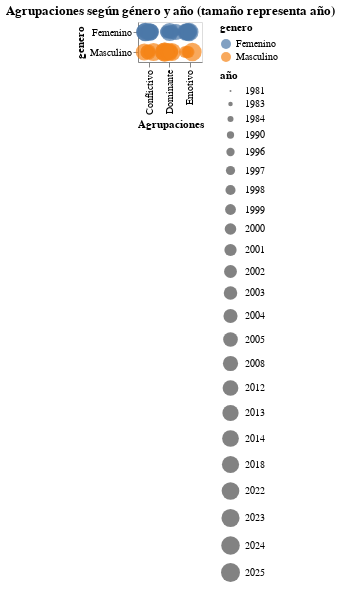

Source (notebook cell):
### Code cell
chart_alt = alt.Chart(df).mark_circle().encode(
    x='Agrupaciones:N',
    y='genero:N',
    size='año:O',
    color='genero:N',
    tooltip=['personaje', 'genero', 'Agrupaciones', 'año']
).transform_calculate(
    jitter="sqrt(-2*log(random()))*cos(2*PI*random())"
).encode(
    xOffset='jitter:Q'
).properties(
    title='Agrupaciones según género y año (tamaño representa año)'
)

chart_alt

### Figure 1 — Vega-Lite specification as saved in the notebook (floating-point values rounded to 4 significant figures)
{"config": {"view": {"continuousWidth": 300, "continuousHeight": 300}}, "data": {"name": "data-dc6edd14377c7f2879fd6ae60e64e24b"}, "mark": {"type": "circle"}, "encoding": {"color": {"field": "genero", "type": "nominal"}, "size": {"field": "año", "type": "ordinal"}, "tooltip": [{"field": "personaje", "type": "nominal"}, {"field": "genero", "type": "nominal"}, {"field": "Agrupaciones", "type": "nominal"}, {"field": "año", "type": "quantitative"}], "x": {"field": "Agrupaciones", "type": "nominal"}, "xOffset": {"field": "jitter", "type": "quantitative"}, "y": {"field": "genero", "type": "nominal"}}, "title": "Agrupaciones según género y año (tamaño representa año)", "transform": [{"calculate": "sqrt(-2*log(random()))*cos(2*PI*random())", "as": "jitter"}], "$schema": "https://vega.github.io/schema/vega-lite/v5.20.1.json", "datasets": {"data-dc6edd14377c7f2879fd6ae60e64e24b": [{"personaje": "Marcia Espínola", "genero": "Femenino", "roles": "Protagonista", "teleserie": "La madrastra", "genero-teleserie": "Drama", "canal": "T13", "año": 1981, "tipo-de-accion": "Regresa después de 20 años para demostrar su inocencia", "estado-civil": "Casado", "fuerza-actua": "Perjudicada", "Agrupaciones": "Conflictivo", "agrupaciones": "Placeholder"}, {"personaje": "Esteban San Lucas", "genero": "Masculino", "roles": "Protagonista", "teleserie": "La madrastra", "genero-teleserie": "Drama", "canal": "T13", "año": 1981, "tipo-de-accion": "Le miente a sus hijos y encierra a su esposa en la cárcel ", "estado-civil": "Casado", "fuerza-actua": "Poderoso", "Agrupaciones": "Dominante", "agrupaciones": "Placeholder"}, {"personaje": "Dalia Venezzia", "genero": "Femenino", "roles": "Protagonista", "teleserie": "La noche del cobarde", "genero-teleserie": "Drama", "canal": "T13", "año": 1983, "tipo-de-accion": "Busca venganza de quien la violó", "estado-civil": "Soltero", "fuerza-actua": "Justicia", "Agrupaciones": "Emotivo", "agrupaciones": "Placeholder"}, {"personaje": "Almiro Villarrobles ", "genero": "Masculino", "roles": "Antagonista", "teleserie": "La noche del cobarde", "genero-teleserie": "Drama", "canal": "T13", "año": 1983, "tipo-de-accion": "Vuelve al pueblo donde viejas culpas lo persiguen", "estado-civil": "Soltero", "fuerza-actua": "Justicia", "Agrupaciones": "Emotivo", "agrupaciones": "Placeholder"}, {"personaje": "Hernán Ugalde ", "genero": "Masculino", "roles": "Protagonista", "teleserie": "La torre 10", "genero-teleserie": "Drama", "canal": "TVN", "año": 1984, "tipo-de-accion": "Llega a la torre pero se enfrenta con su exesposa y diversos problemas", "estado-civil": "Viudo", "fuerza-actua": "Perjudicada", "Agrupaciones": "Conflictivo", "agrupaciones": "Placeholder"}, {"personaje": "Thelma Bernhardt", "genero": "Femenino", "roles": "Antagonista", "teleserie": "La torre 10", "genero-teleserie": "Drama", "canal": "TVN", "año": 1984, "tipo-de-accion": "Enamorada, cobra venganzas y daña para que esten con ella", "estado-civil": "Soltero", "fuerza-actua": "Venganza", "Agrupaciones": "Emotivo", "agrupaciones": "Placeholder"}, {"personaje": "Teresa Rodríguez", "genero": "Femenino", "roles": "Protagonista", "teleserie": "Las herederas", "genero-teleserie": "Drama", "canal": "T13", "año": 1984, "tipo-de-accion": "Debe recibirse de periodista para obtener la herencia", "estado-civil": "Soltero", "fuerza-actua": "Obligada", "Agrupaciones": "Emotivo", "agrupaciones": "Placeholder"}, {"personaje": "Patricia Duval", "genero": "Femenino", "roles": "Protagonista", "teleserie": "Las herederas", "genero-teleserie": "Drama", "canal": "T13", "año": 1984, "tipo-de-accion": "Debe casarse con Rafael para obtener la herencia ", "estado-civil": "Soltero", "fuerza-actua": "Obligada", "Agrupaciones": "Emotivo", "agrupaciones": "Placeholder"}, {"personaje": "Isadora Duval", "genero": "Femenino", "roles": "Protagonista", "teleserie": "Las herederas", "genero-teleserie": "Drama", "canal": "T13", "año": 1984, "tipo-de-accion": "Debe dejar su carrera e irse a vivir a una hacienda para obtener la herencia", "estado-civil": "Soltero", "fuerza-actua": "Obligada", "Agrupaciones": "Emotivo", "agrupaciones": "Placeholder"}, {"personaje": "Ana María Zelada", "genero": "Femenino", "roles": "Protagonista", "teleserie": "Las herederas", "genero-teleserie": "Drama", "canal": "T13", "año": 1984, "tipo-de-accion": "Debe vivir con su madre a la que no conoce para recibir la herencia ", "estado-civil": "Soltero", "fuerza-actua": "Obligada", "Agrupaciones": "Emotivo", "agrupaciones": "Placeholder"}, {"personaje": "Gilda Díaz-Steiner", "genero": "Femenino", "roles": "Protagonista", "teleserie": "Las herederas", "genero-teleserie": "Drama", "canal": "T13", "año": 1984, "tipo-de-accion": "Debe volver al país para obtener la herencia", "estado-civil": "Soltero", "fuerza-actua": "Obligada", "Agrupaciones": "Emotivo", "agrupaciones": "Placeholder"}, {"personaje": "Ladislao Duval", "genero": "Masculino", "roles": "Secundario", "teleserie": "Las herederas", "genero-teleserie": "Drama", "canal": "T13", "año": 1984, "tipo-de-accion": "Deja una herencia a mujeres que no compartían nada en común", "estado-civil": "Soltero", "fuerza-actua": "Poderoso", "Agrupaciones": "Dominante", "agrupaciones": "Placeholder"}, {"personaje": "Artemisa Mykonos ", "genero": "Femenino", "roles": "Protagonista", "teleserie": "Los títeres", "genero-teleserie": "Drama", "canal": "T13", "año": 1984, "tipo-de-accion": "Busca venganza de quien le hacia bullying toda su vida", "estado-civil": "Prometido", "fuerza-actua": "Perjudicada", "Agrupaciones": "Conflictivo", "agrupaciones": "Placeholder"}, {"personaje": "Adriana Godan", "genero": "Femenino", "roles": "Antagonista", "teleserie": "Los títeres", "genero-teleserie": "Drama", "canal": "T13", "año": 1984, "tipo-de-accion": "Trata de dañar a la protagonista con el poder y la belleza que tiene", "estado-civil": "Soltero", "fuerza-actua": "Poderoso", "Agrupaciones": "Dominante", "agrupaciones": "Placeholder"}, {"personaje": "Leo Castillo ", "genero": "Masculino", "roles": "Protagonista", "teleserie": "¿Te conté?", "genero-teleserie": "Drama", "canal": "T13", "año": 1990, "tipo-de-accion": "Debe escoger entre dos enamoradas", "estado-civil": "Soltero", "fuerza-actua": "Líder", "Agrupaciones": "Dominante", "agrupaciones": "Placeholder"}, {"personaje": "Federico Valdivieso", "genero": "Masculino", "roles": "Protagonista", "teleserie": "Sucupira ", "genero-teleserie": "Comedia", "canal": "TVN", "año": 1996, "tipo-de-accion": "Se postula a alcalde con un pésimo programa", "estado-civil": "Soltero", "fuerza-actua": "Poderoso", "Agrupaciones": "Dominante", "agrupaciones": "Placeholder"}, {"personaje": "Mariana Montero", "genero": "Femenino", "roles": "Protagonista", "teleserie": "Sucupira ", "genero-teleserie": "Comedia", "canal": "TVN", "año": 1996, "tipo-de-accion": "Se postula a alcalde para poder tener más poder", "estado-civil": "Viudo", "fuerza-actua": "Poderoso", "Agrupaciones": "Dominante", "agrupaciones": "Placeholder"}, {"personaje": "Emilio", "genero": "Masculino", "roles": "Protagonista", "teleserie": "Playa salvaje", "genero-teleserie": "Comedia", "canal": "TVN", "año": 1996, "tipo-de-accion": "Joven surfista que debe enfrentar sus traumas del pasado", "estado-civil": "En relación", "fuerza-actua": "Perjudicada", "Agrupaciones": "Conflictivo", "agrupaciones": "Placeholder"}, {"personaje": "Paulina ", "genero": "Femenino", "roles": "Protagonista", "teleserie": "Playa salvaje", "genero-teleserie": "Drama", "canal": "T13", "año": 1997, "tipo-de-accion": "Novia de emilio que se preocupa de él pero sus miedos la frenan", "estado-civil": "En relación", "fuerza-actua": "Enamorada", "Agrupaciones": "Emotivo", "agrupaciones": "Placeholder"}, {"personaje": "Gabriela Ossandón", "genero": "Femenino", "roles": "Antagonista", "teleserie": "Playa salvaje", "genero-teleserie": "Drama", "canal": "T13", "año": 1997, "tipo-de-accion": "Dueña de una empresa que la conecta con una fallecida de la playa", "estado-civil": "Soltero", "fuerza-actua": "Poderoso", "Agrupaciones": "Dominante", "agrupaciones": "Placeholder"}, {"personaje": "Vaitea Ahoa Tuki ", "genero": "Femenino", "roles": "Protagonista", "teleserie": "Iorana ", "genero-teleserie": "Comedia romántica", "canal": "TVN", "año": 1998, "tipo-de-accion": "Se quiere casar pero no puede por el padre de su novio", "estado-civil": "Prometido", "fuerza-actua": "Perjudicada", "Agrupaciones": "Conflictivo", "agrupaciones": "Placeholder"}, {"personaje": "Cristián", "genero": "Masculino", "roles": "Protagonista", "teleserie": "Iorana ", "genero-teleserie": "Comedia romántica", "canal": "TVN", "año": 1998, "tipo-de-accion": "Se quiere casar pero su padre vuelve a la isla y debe resolver los conflictos que dejo", "estado-civil": "Prometido", "fuerza-actua": "Perjudicada", "Agrupaciones": "Conflictivo", "agrupaciones": "Placeholder"}, {"personaje": "Catalina Chamorro", "genero": "Femenino", "roles": "Protagonista", "teleserie": "La fiera", "genero-teleserie": "Comedia romántica", "canal": "TVN", "año": 1999, "tipo-de-accion": "La quieren casar obligada pero se mantiene alejada por su fuerte carácter", "estado-civil": "Soltero", "fuerza-actua": "Obligada", "Agrupaciones": "Emotivo", "agrupaciones": "Placeholder"}, {"personaje": "Magdalena Ossandón", "genero": "Femenino", "roles": "Antagonista", "teleserie": "La fiera", "genero-teleserie": "Comedia romántica", "canal": "TVN", "año": 1999, "tipo-de-accion": "Mantiene una relacion con el hermano de la protagonista pero busca dañarla", "estado-civil": "Soltero", "fuerza-actua": "Poderoso", "Agrupaciones": "Dominante", "agrupaciones": "Placeholder"}, {"personaje": "Emilia Patiño", "genero": "Femenino", "roles": "Protagonista", "teleserie": "Aquelarre", "genero-teleserie": "Drama", "canal": "TVN", "año": 1999, "tipo-de-accion": "Se hace cargo de administrar las tierras de su padre, se enamora del hijo de Elena", "estado-civil": "Prometido", "fuerza-actua": "Poderoso", "Agrupaciones": "Dominante", "agrupaciones": "Placeholder"}, {"personaje": "Elena Vergara", "genero": "Femenino", "roles": "Antagonista", "teleserie": "Aquelarre", "genero-teleserie": "Drama", "canal": "TVN", "año": 1999, "tipo-de-accion": "Es benefactora de su pueblo, odia a su hijo sobre todo", "estado-civil": "Soltero", "fuerza-actua": "Poderoso", "Agrupaciones": "Dominante", "agrupaciones": "Placeholder"}, {"personaje": "Jovanka Antich", "genero": "Femenino", "roles": "Protagonista", "teleserie": "Romané", "genero-teleserie": "Comedia romántica", "canal": "TVN", "año": 2000, "tipo-de-accion": "Joven madre que es humillada por su primer esposo y vuelve a Chile con un secreto", "estado-civil": "Soltero", "fuerza-actua": "Perjudicada", "Agrupaciones": "Conflictivo", "agrupaciones": "Placeholder"}, {"personaje": "Padre Juan Bautista Domínguez", "genero": "Masculino", "roles": "Protagonista", "teleserie": "Romané", "genero-teleserie": "Comedia romántica", "canal": "TVN", "año": 2000, "tipo-de-accion": "Padre que se enamora de la protagonista pero es hermano de su primer marido", "estado-civil": "Soltero", "fuerza-actua": "Perjudicada", "Agrupaciones": "Conflictivo", "agrupaciones": "Placeholder"}, {"personaje": "Rafael Antonio Domínguez", "genero": "Masculino", "roles": "Antagonista", "teleserie": "Romané", "genero-teleserie": "Comedia romántica", "canal": "TVN", "año": 2000, "tipo-de-accion": "Es padre de una hija de la protagonista pero no lo sabe", "estado-civil": "Soltero", "fuerza-actua": "Perjudicada", "Agrupaciones": "Conflictivo", "agrupaciones": "Placeholder"}, {"personaje": "Fernanda", "genero": "Femenino", "roles": "Secundario", "teleserie": "Amores de mercado", "genero-teleserie": "Comedia", "canal": "TVN", "año": 2001, "tipo-de-accion": "Enamorada de Rodolfo no sabe que es su otro hermano", "estado-civil": "Prometido", "fuerza-actua": "Enamorada", "Agrupaciones": "Emotivo", "agrupaciones": "Placeholder"}, {"personaje": "Betsabé", "genero": "Femenino", "roles": "Secundario", "teleserie": "Amores de mercado", "genero-teleserie": "Comedia", "canal": "TVN", "año": 2001, "tipo-de-accion": "Novia enamorada de Pelluco que no sabe que es otra persona quien trabaja en el mercado", "estado-civil": "Soltero", "fuerza-actua": "Enamorada", "Agrupaciones": "Emotivo", "agrupaciones": "Placeholder"}, {"personaje": "Pelluco", "genero": "Masculino", "roles": "Protagonista", "teleserie": "Amores de mercado", "genero-teleserie": "Comedia", "canal": "TVN", "año": 2001, "tipo-de-accion": "Es de clase media que trabaja en el mercado pero sin saberlo cambia de vida con su gemelo", "estado-civil": "Soltero", "fuerza-actua": "Afectado", "Agrupaciones": "Emotivo", "agrupaciones": "Placeholder"}, {"personaje": "Rodolfo", "genero": "Masculino", "roles": "Protagonista", "teleserie": "Amores de mercado", "genero-teleserie": "Comedia", "canal": "TVN", "año": 2001, "tipo-de-accion": "Es de clase alta, vive con lujos pero cambia de vida y entra a trabajar al mercado", "estado-civil": "Prometido", "fuerza-actua": "Afectado", "Agrupaciones": "Emotivo", "agrupaciones": "Placeholder"}, {"personaje": "Ignacio Valdés", "genero": "Masculino", "roles": "Antagonista", "teleserie": "Amores de mercado", "genero-teleserie": "Comedia", "canal": "TVN", "año": 2001, "tipo-de-accion": "Hermanastro que busca quedarse con Fernanda", "estado-civil": "Soltero", "fuerza-actua": "Ambición ", "Agrupaciones": "Dominante", "agrupaciones": "Placeholder"}, {"personaje": "Inés Clark García", "genero": "Femenino", "roles": "Protagonista", "teleserie": "Pampa ilusión", "genero-teleserie": "Comedia romántica", "canal": "TVN", "año": 2001, "tipo-de-accion": "Se hace pasar por hombre en el día para acercarse a su papá y descubrir su pasado", "estado-civil": "Soltero", "fuerza-actua": "Decisivo ", "Agrupaciones": "Dominante", "agrupaciones": "Placeholder"}, {"personaje": "José Miguel Inostroza", "genero": "Masculino", "roles": "Protagonista", "teleserie": "Pampa ilusión", "genero-teleserie": "Comedia romántica", "canal": "TVN", "año": 2001, "tipo-de-accion": "Se enamora pérdidamente de Inés, sin  saber que es hija de su patrón", "estado-civil": "Soltero", "fuerza-actua": "Enamorada", "Agrupaciones": "Emotivo", "agrupaciones": "Placeholder"}, {"personaje": "William Clark Stevensons", "genero": "Masculino", "roles": "Antagonista", "teleserie": "Pampa ilusión", "genero-teleserie": "Comedia romántica", "canal": "TVN", "año": 2001, "tipo-de-accion": "Es un empresario que odia a su hija y que tratara de hacer todo lo posible para vivir cómodo y en paz", "estado-civil": "Casado", "fuerza-actua": "Poderoso", "Agrupaciones": "Dominante", "agrupaciones": "Placeholder"}, {"personaje": "Olga Soto", "genero": "Femenino", "roles": "Protagonista", "teleserie": "El circo de las Montini", "genero-teleserie": "Comedia", "canal": "TVN", "año": 2002, "tipo-de-accion": "Dueña del circo que busca dejar a una de sus hijas a cargo", "estado-civil": "Viudo", "fuerza-actua": "Poderoso", "Agrupaciones": "Dominante", "agrupaciones": "Placeholder"}, {"personaje": "Olga segunda", "genero": "Femenino", "roles": "Protagonista", "teleserie": "El circo de las Montini", "genero-teleserie": "Comedia", "canal": "TVN", "año": 2002, "tipo-de-accion": "Hija preferida que esconde el secreto de su hija y cuando regresa trae problemas del pasado", "estado-civil": "Soltero", "fuerza-actua": "Poderoso", "Agrupaciones": "Dominante", "agrupaciones": "Placeholder"}, {"personaje": "Olga tercera", "genero": "Femenino", "roles": "Secundario", "teleserie": "El circo de las Montini", "genero-teleserie": "Comedia", "canal": "TVN", "año": 2002, "tipo-de-accion": "Hija de Olga segunda, se enamora de su papá sin saber quien es", "estado-civil": "Soltero", "fuerza-actua": "Perjudicada", "Agrupaciones": "Conflictivo", "agrupaciones": "Placeholder"}, {"personaje": "Valentina Fernández de Mercader", "genero": "Femenino", "roles": "Protagonista", "teleserie": "Machos", "genero-teleserie": "Drama", "canal": "T13", "año": 2003, "tipo-de-accion": "Esposa del connotado médico, padre de 7 hijos", "estado-civil": "Casado", "fuerza-actua": "Perjudicada", "Agrupaciones": "Conflictivo", "agrupaciones": "Placeholder"}, {"personaje": "Ángel Mercader", "genero": "Masculino", "roles": "Protagonista", "teleserie": "Machos", "genero-teleserie": "Drama", "canal": "T13", "año": 2003, "tipo-de-accion": "Famoso médico que trata de educar a sus hijos como machos", "estado-civil": "Casado", "fuerza-actua": "Poderoso", "Agrupaciones": "Dominante", "agrupaciones": "Placeholder"}, {"personaje": "Matilde del Solar", "genero": "Femenino", "roles": "Protagonista", "teleserie": "Los pincheira", "genero-teleserie": "Drama", "canal": "TVN", "año": 2004, "tipo-de-accion": "Esposa de Martin que sufre mucho por su infeliz matrimonio y es secuestrada para conseguir dinero", "estado-civil": "Casado", "fuerza-actua": "Perjudicada", "Agrupaciones": "Conflictivo", "agrupaciones": "Placeholder"}, {"personaje": "Miguel Molina Linares", "genero": "Masculino", "roles": "Protagonista", "teleserie": "Los pincheira", "genero-teleserie": "Drama", "canal": "TVN", "año": 2004, "tipo-de-accion": "Hijo mayor de su padre, al cual asesinaron, roba comida y secuestra mujeres para obtener dinero", "estado-civil": "Soltero", "fuerza-actua": "Perjudicada", "Agrupaciones": "Conflictivo", "agrupaciones": "Placeholder"}, {"personaje": "Martín Ortúzar", "genero": "Masculino", "roles": "Antagonista", "teleserie": "Los pincheira", "genero-teleserie": "Drama", "canal": "TVN", "año": 2004, "tipo-de-accion": "Poderoso heredero de tierras que está casado pero su esposa es secuestrada por Miguel", "estado-civil": "Casado", "fuerza-actua": "Poderoso", "Agrupaciones": "Dominante", "agrupaciones": "Placeholder"}, {"personaje": "Beatriz González", "genero": "Femenino", "roles": "Protagonista", "teleserie": "Brujas", "genero-teleserie": "Comedia dramática", "canal": "T13", "año": 2005, "tipo-de-accion": "Es humilde y trabaja como profesional del servicio. Se enamora del dueño que fallece y ella toma venganza", "estado-civil": "Viudo", "fuerza-actua": "Venganza", "Agrupaciones": "Emotivo", "agrupaciones": "Placeholder"}, {"personaje": "Cassandra García", "genero": "Femenino", "roles": "Antagonista", "teleserie": "Brujas", "genero-teleserie": "Comedia dramática", "canal": "T13", "año": 2005, "tipo-de-accion": "Es la principal sospechosa del la muerte del dueño, busca siempre alcanzar mejor posición laboral", "estado-civil": "En relación", "fuerza-actua": "Poderoso", "Agrupaciones": "Dominante", "agrupaciones": "Placeholder"}, {"personaje": "Leonor Amenábar Montt", "genero": "Femenino", "roles": "Protagonista", "teleserie": "El señor de la querencia", "genero-teleserie": "Drama", "canal": "TVN", "año": 2008, "tipo-de-accion": "Esposa de Echenique, comienza a enamorarse de Manuel", "estado-civil": "Casado", "fuerza-actua": "Enamorada", "Agrupaciones": "Emotivo", "agrupaciones": "Placeholder"}, {"personaje": "Manuel Pradenas Leiva", "genero": "Masculino", "roles": "Protagonista", "teleserie": "El señor de la querencia", "genero-teleserie": "Drama", "canal": "TVN", "año": 2008, "tipo-de-accion": "Es obrero del imperio Echenique, pero aun no conoce las relaciones que mantiene con la querencia", "estado-civil": "Soltero", "fuerza-actua": "Perjudicada", "Agrupaciones": "Conflictivo", "agrupaciones": "Placeholder"}, {"personaje": "José Luis Echeñique Valdivieso", "genero": "Masculino", "roles": "Antagonista", "teleserie": "El señor de la querencia", "genero-teleserie": "Drama", "canal": "TVN", "año": 2008, "tipo-de-accion": "Dueño del imperio, su esposa se enamora del obrero", "estado-civil": "Casado", "fuerza-actua": "Poderoso", "Agrupaciones": "Dominante", "agrupaciones": "Placeholder"}, {"personaje": "Cristina Moreno", "genero": "Femenino", "roles": "Protagonista", "teleserie": "Soltera otra vez", "genero-teleserie": "Comedia romántica", "canal": "T13", "año": 2012, "tipo-de-accion": "La deja su novio después de muchos años y comienza su nueva vida como soltera", "estado-civil": "Soltero", "fuerza-actua": "Celos", "Agrupaciones": "Conflictivo", "agrupaciones": "Placeholder"}, {"personaje": "Nicole Cerutti ", "genero": "Femenino", "roles": "Antagonista", "teleserie": "Soltera otra vez", "genero-teleserie": "Comedia romántica", "canal": "T13", "año": 2012, "tipo-de-accion": "La amante del novio, Cristina le tenía mucha envidia", "estado-civil": "Soltero", "fuerza-actua": "Celos", "Agrupaciones": "Conflictivo", "agrupaciones": "Placeholder"}, {"personaje": "Pedro Armstrong", "genero": "Masculino", "roles": "Protagonista", "teleserie": "Separados", "genero-teleserie": "Comedia romántica", "canal": "TVN", "año": 2012, "tipo-de-accion": "No le gusta su vida actual, decide separarse y comenzar de nuevo viviendo con puros hombres separados", "estado-civil": "Casado", "fuerza-actua": "Decisivo ", "Agrupaciones": "Dominante", "agrupaciones": "Placeholder"}, {"personaje": "Carola Cavada", "genero": "Femenino", "roles": "Secundario", "teleserie": "Separados", "genero-teleserie": "Comedia romántica", "canal": "TVN", "año": 2012, "tipo-de-accion": "Es exesposa del protagonista, actúa como la ex loca para poder conquistar nuevamente a Pedro", "estado-civil": "Soltero", "fuerza-actua": "Celos", "Agrupaciones": "Conflictivo", "agrupaciones": "Placeholder"}, {"personaje": "Verónica Díaz", "genero": "Femenino", "roles": "Protagonista", "teleserie": "Las vegas", "genero-teleserie": "Comedia romántica", "canal": "T13", "año": 2013, "tipo-de-accion": "Matriarca de la familia y del club nocturno, después de quedar viuda, debe salir adelante", "estado-civil": "Viudo", "fuerza-actua": "Poderoso", "Agrupaciones": "Dominante", "agrupaciones": "Placeholder"}, {"personaje": "Álvaro Sandoval", "genero": "Masculino", "roles": "Antagonista", "teleserie": "Las vegas", "genero-teleserie": "Comedia romántica", "canal": "T13", "año": 2013, "tipo-de-accion": "Manipula a la matriarca y se involucra en redes de narcotraficantes para poder controlar el club", "estado-civil": "Soltero", "fuerza-actua": "Poderoso", "Agrupaciones": "Dominante", "agrupaciones": "Placeholder"}, {"personaje": "Violeta Padilla", "genero": "Femenino", "roles": "Secundario", "teleserie": "Papá a la deriva", "genero-teleserie": "Comedia romántica", "canal": "MEGA", "año": 2014, "tipo-de-accion": "Se enamora de Bruno, pero tiene novio y están en distintas situaciones sociales", "estado-civil": "Soltero", "fuerza-actua": "Enamorada", "Agrupaciones": "Emotivo", "agrupaciones": "Placeholder"}, {"personaje": "Bruno Montt", "genero": "Masculino", "roles": "Protagonista", "teleserie": "Papá a la deriva", "genero-teleserie": "Comedia romántica", "canal": "MEGA", "año": 2014, "tipo-de-accion": "Capitán y padre de 3 hijos que se enamoró de Violeta", "estado-civil": "Soltero", "fuerza-actua": "Líder", "Agrupaciones": "Dominante", "agrupaciones": "Placeholder"}, {"personaje": "Rosario Quevedo", "genero": "Femenino", "roles": "Secundario", "teleserie": "Papá a la deriva", "genero-teleserie": "Comedia romántica", "canal": "MEGA", "año": 2014, "tipo-de-accion": "Quiere quedarse con Bruno, hace todo lo posible para enamorarlo", "estado-civil": "Soltero", "fuerza-actua": "Enamorada", "Agrupaciones": "Emotivo", "agrupaciones": "Placeholder"}, {"personaje": "María Elsa ", "genero": "Femenino", "roles": "Protagonista", "teleserie": "Perdona nuestros pecados", "genero-teleserie": "Drama", "canal": "MEGA", "año": 2018, "tipo-de-accion": "Hija favorita de su poderoso padre, se enamora de Reynaldo sin saber la venganza que él buscaba", "estado-civil": "Soltero", "fuerza-actua": "Perjudicada", "Agrupaciones": "Conflictivo", "agrupaciones": "Placeholder"}, {"personaje": "Padre Reynaldo Suárez", "genero": "Masculino", "roles": "Protagonista", "teleserie": "Perdona nuestros pecados", "genero-teleserie": "Drama", "canal": "MEGA", "año": 2018, "tipo-de-accion": "Llega al pueblo para cobrar venganza del suicidio de su hermana. Se enamora de María Elsa", "estado-civil": "Soltero", "fuerza-actua": "Perjudicada", "Agrupaciones": "Conflictivo", "agrupaciones": "Placeholder"}, {"personaje": "Armando Quiroga", "genero": "Masculino", "roles": "Antagonista", "teleserie": "Perdona nuestros pecados", "genero-teleserie": "Drama", "canal": "MEGA", "año": 2018, "tipo-de-accion": "Violó a la hermana de Reynaldo y solo sabe una persona. Trata de mantener su vida como era", "estado-civil": "Soltero", "fuerza-actua": "Poderoso", "Agrupaciones": "Dominante", "agrupaciones": "Placeholder"}, {"personaje": "Agustina Mackenna", "genero": "Femenino", "roles": "Protagonista", "teleserie": "Verdades ocultas", "genero-teleserie": "Drama", "canal": "MEGA", "año": 2022, "tipo-de-accion": "Su madre la vende y con el tiempo se entera, entre enredos de poder y amor", "estado-civil": "Soltero", "fuerza-actua": "Venganza", "Agrupaciones": "Emotivo", "agrupaciones": "Placeholder"}, {"personaje": "Rocío Verdugo", "genero": "Femenino", "roles": "Protagonista", "teleserie": "Verdades ocultas", "genero-teleserie": "Drama", "canal": "MEGA", "año": 2022, "tipo-de-accion": "Es humilde, pero sufre muchos chantajes por parte de su hermana", "estado-civil": "Soltero", "fuerza-actua": "Perjudicada", "Agrupaciones": "Conflictivo", "agrupaciones": "Placeholder"}, {"personaje": "Eliana Zapata", "genero": "Femenino", "roles": "Antagonista", "teleserie": "Verdades ocultas", "genero-teleserie": "Drama", "canal": "MEGA", "año": 2022, "tipo-de-accion": "Quería cobrar venganza por la muerte de su hermano, estaba resentida con su pasado. Quiere matar al hijo de Rocío", "estado-civil": "En relación", "fuerza-actua": "Venganza", "Agrupaciones": "Emotivo", "agrupaciones": "Placeholder"}, {"personaje": "Leonardo San Martín", "genero": "Masculino", "roles": "Antagonista", "teleserie": "Verdades ocultas", "genero-teleserie": "Drama", "canal": "MEGA", "año": 2022, "tipo-de-accion": "Su obsesión con las mujeres que amaba lo llevaron a matar a muchas personas ", "estado-civil": "Soltero", "fuerza-actua": "Decisivo ", "Agrupaciones": "Dominante", "agrupaciones": "Placeholder"}, {"personaje": "Baltazar Rodríguez ", "genero": "Masculino", "roles": "Protagonista", "teleserie": "La ley de Baltazar", "genero-teleserie": "Comedia dramática", "canal": "MEGA", "año": 2023, "tipo-de-accion": "Quiere volver a reconquistar a su viejo amor y vivir solo, pero sus hijos se interponen", "estado-civil": "Viudo", "fuerza-actua": "Perjudicada", "Agrupaciones": "Conflictivo", "agrupaciones": "Placeholder"}, {"personaje": "Margarita Fuentes", "genero": "Femenino", "roles": "Secundario", "teleserie": "La ley de Baltazar", "genero-teleserie": "Comedia dramática", "canal": "MEGA", "año": 2023, "tipo-de-accion": "Es monja, no puede estar con Baltazar", "estado-civil": "Soltero", "fuerza-actua": "Perjudicada", "Agrupaciones": "Conflictivo", "agrupaciones": "Placeholder"}, {"personaje": "Cristina Moya", "genero": "Femenino", "roles": "Antagonista", "teleserie": "La ley de Baltazar", "genero-teleserie": "Comedia dramática", "canal": "MEGA", "año": 2023, "tipo-de-accion": "Está casada con el hijo de Baltazar y quiere quedarse con la herencia", "estado-civil": "Casado", "fuerza-actua": "Malo", "Agrupaciones": "Dominante", "agrupaciones": "Placeholder"}, {"personaje": "Hernán Olmedo", "genero": "Masculino", "roles": "Protagonista", "teleserie": "Generación 98", "genero-teleserie": "Comedia dramática", "canal": "MEGA", "año": 2023, "tipo-de-accion": "Engaña a todos sus excompañeros del colegio para que inviertan en un resort falso", "estado-civil": "Soltero", "fuerza-actua": "Malo", "Agrupaciones": "Dominante", "agrupaciones": "Placeholder"}, {"personaje": "Soledad García", "genero": "Femenino", "roles": "Protagonista", "teleserie": "Como la vida misma", "genero-teleserie": "Comedia", "canal": "MEGA", "año": 2024, "tipo-de-accion": "Conoce a su pareja por Tinder y se atreven a convivir con sus hijos juntos como una familia", "estado-civil": "En relación", "fuerza-actua": "En paz", "Agrupaciones": "Emotivo", "agrupaciones": "Placeholder"}, {"personaje": "Alonso Valdés", "genero": "Masculino", "roles": "Protagonista", "teleserie": "Como la vida misma", "genero-teleserie": "Comedia", "canal": "MEGA", "año": 2024, "tipo-de-accion": "Conoce a su pareja por Tinder y se atreven a convivir con sus hijos juntos como una familia", "estado-civil": "En relación", "fuerza-actua": "En paz", "Agrupaciones": "Emotivo", "agrupaciones": "Placeholder"}, {"personaje": "Octavia Werner", "genero": "Femenino", "roles": "Antagonista", "teleserie": "Como la vida misma", "genero-teleserie": "Comedia", "canal": "MEGA", "año": 2024, "tipo-de-accion": "Quiere recuperar la custodia de su hijo, y tiene muchos conflictos con Alonso", "estado-civil": "Soltero", "fuerza-actua": "Celos", "Agrupaciones": "Conflictivo", "agrupaciones": "Placeholder"}, {"personaje": "Raimundo Casablanca", "genero": "Masculino", "roles": "Protagonista", "teleserie": "Los casablanca", "genero-teleserie": "Drama", "canal": "MEGA", "año": 2025, "tipo-de-accion": "Padre de familia con mucho dinero", "estado-civil": "Soltero", "fuerza-actua": "Poderoso", "Agrupaciones": "Dominante", "agrupaciones": "Placeholder"}, {"personaje": "Iván Casablanca", "genero": "Masculino", "roles": "Antagonista", "teleserie": "Los casablanca", "genero-teleserie": "Drama", "canal": "MEGA", "año": 2025, "tipo-de-accion": "Quiere robarle la fortuna a su hermano. Su esposa se enamora de Raimundo", "estado-civil": "Soltero", "fuerza-actua": "Malo", "Agrupaciones": "Dominante", "agrupaciones": "Placeholder"}]}}
